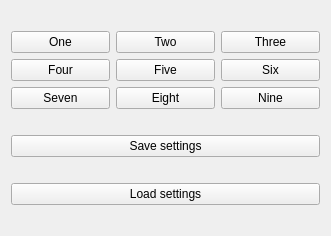
<?xml version="1.0" encoding="UTF-8"?>
<ui version="4.0">
 <class>Widget</class>
 <widget class="QWidget" name="Widget">
  <property name="geometry">
   <rect>
    <x>0</x>
    <y>0</y>
    <width>331</width>
    <height>236</height>
   </rect>
  </property>
  <property name="windowTitle">
   <string>Widget</string>
  </property>
  <layout class="QVBoxLayout" name="verticalLayout">
   <item>
    <layout class="QGridLayout" name="gridLayout">
     <item row="0" column="0">
      <widget class="QPushButton" name="pushButtonOne">
       <property name="text">
        <string>One</string>
       </property>
      </widget>
     </item>
     <item row="0" column="1">
      <widget class="QPushButton" name="pushButtonTwo">
       <property name="text">
        <string>Two</string>
       </property>
      </widget>
     </item>
     <item row="0" column="2">
      <widget class="QPushButton" name="pushButtonThree">
       <property name="text">
        <string>Three</string>
       </property>
      </widget>
     </item>
     <item row="1" column="0">
      <widget class="QPushButton" name="pushButtonFour">
       <property name="text">
        <string>Four</string>
       </property>
      </widget>
     </item>
     <item row="1" column="1">
      <widget class="QPushButton" name="pushButtonFive">
       <property name="text">
        <string>Five</string>
       </property>
      </widget>
     </item>
     <item row="1" column="2">
      <widget class="QPushButton" name="pushButtonSix">
       <property name="text">
        <string>Six</string>
       </property>
      </widget>
     </item>
     <item row="2" column="0">
      <widget class="QPushButton" name="pushButtonSeven">
       <property name="text">
        <string>Seven</string>
       </property>
      </widget>
     </item>
     <item row="2" column="1">
      <widget class="QPushButton" name="pushButtonEight">
       <property name="text">
        <string>Eight</string>
       </property>
      </widget>
     </item>
     <item row="2" column="2">
      <widget class="QPushButton" name="pushButtonNine">
       <property name="text">
        <string>Nine</string>
       </property>
      </widget>
     </item>
    </layout>
   </item>
   <item>
    <widget class="QPushButton" name="pushButtonSaveSettings">
     <property name="text">
      <string>Save settings</string>
     </property>
    </widget>
   </item>
   <item>
    <widget class="QPushButton" name="pushButtonLoadSettings">
     <property name="text">
      <string>Load settings</string>
     </property>
    </widget>
   </item>
  </layout>
 </widget>
 <resources/>
 <connections/>
</ui>
